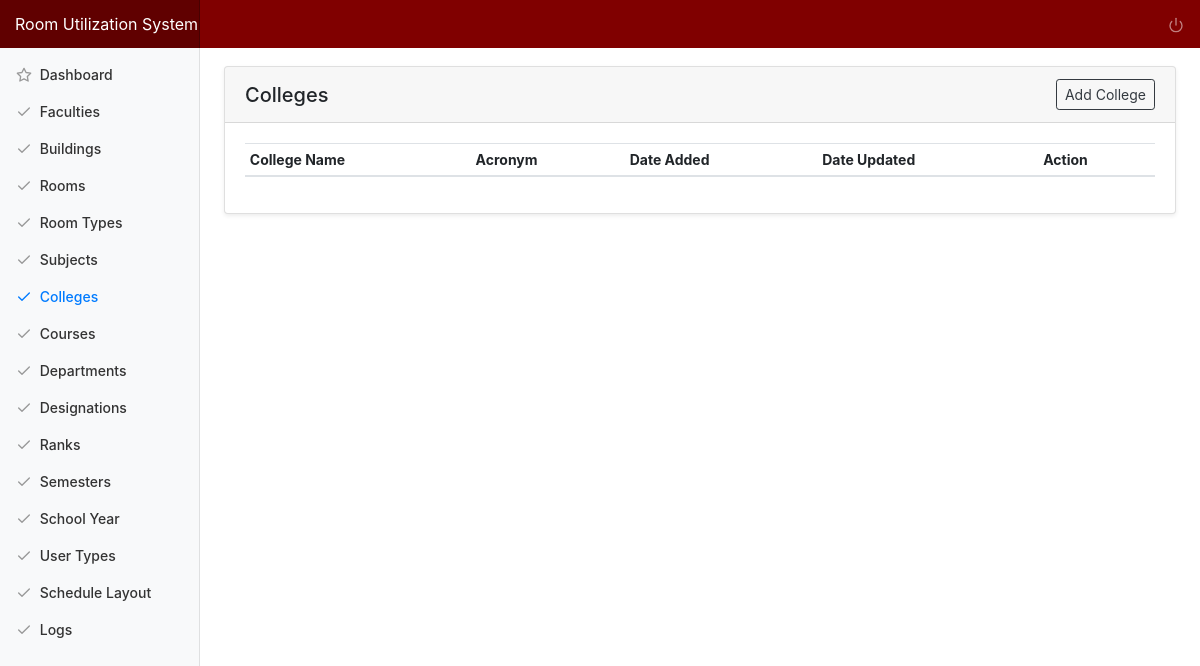
The page /index.php/admin/college on the database as committed earlier.
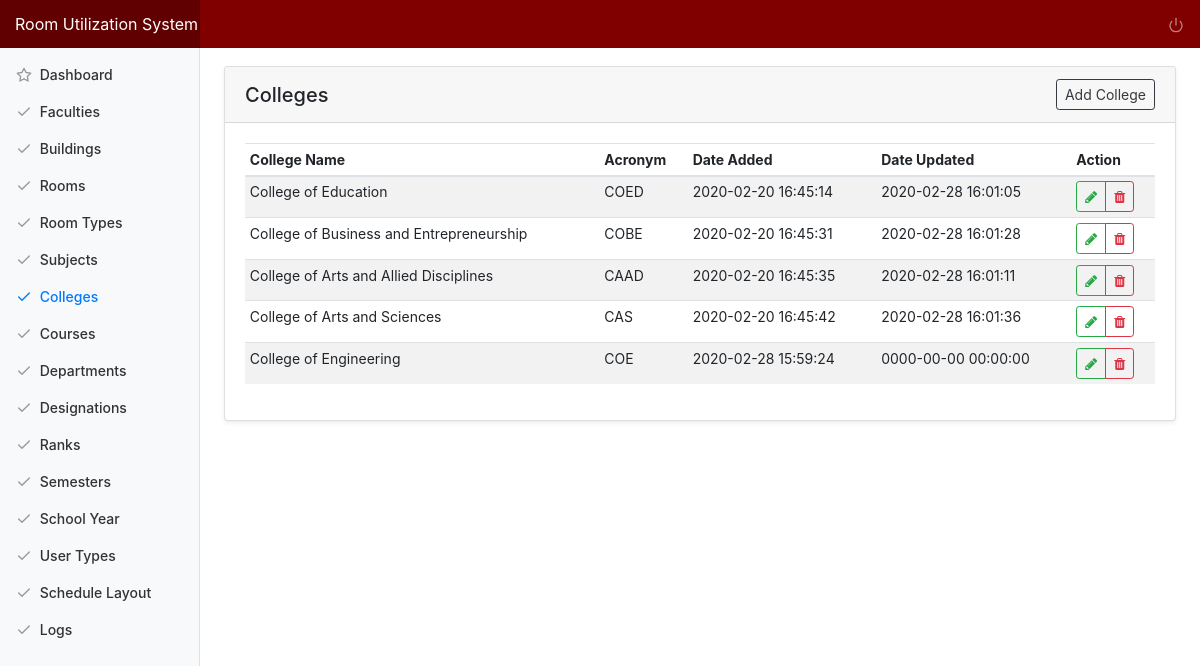
The same page on the database as committed later.
### tables this page shows
CREATE TABLE `tbl_college` (
  `college_id` int(11) NOT NULL,
  `college_name` varchar(250) NOT NULL,
  `college_abbr` varchar(20) NOT NULL,
  `college_added` datetime NOT NULL DEFAULT current_timestamp(),
  `college_modified` datetime NOT NULL DEFAULT '0000-00-00 00:00:00' ON UPDATE current_timestamp()
);

### application/controllers/Admin.php (called while the page is built, shortened)
<?php
class Admin extends CI_Controller {
	public function college(){
		$data['title'] = "Colleges";
		$data['colleges'] = $this->main_model->getColleges();
		$this->load->view('templates/header', $data);
		$this->load->view('admin/college');
		$this->load->view('templates/footer');
	}
}

### index.php (called while the page is built, shortened)
<?php
require_once BASEPATH.'core/CodeIgniter.php';

### application/models/Main_model.php (called while the page is built, shortened)
<?php defined('BASEPATH') OR exit('No direct script access allowed');
Class Main_model extends CI_Model{
	public function getColleges(){
		return $this->db->get('tbl_college')->result_array();
	}
}

### application/views/admin/college.php (the view, shortened to what this page needs)
<div class="container-fluid">
  <div class="row">
    <main role="main" class="col-md-9 ml-sm-auto col-lg-10 pt-4 px-4 mb-3">
      <div class="card shadow-sm">
			  <h5 class="card-header d-flex justify-content-between align-items-center">
          <?=$title?>
          <a href="#" class="btn btn-outline-dark btn-sm" data-toggle="modal" data-target="#modal_college_add">Add College</a>
        </h5>
			  <div class="card-body">
          <table class="table table-striped table-hover table-sm">
            <thead>
              <tr>
                <th>College Name</th>
                <th>Acronym</th>
                <th>Date Added</th>
                <th>Date Updated</th>
                <th>Action</th>
              </tr>
            </thead>
            <tbody>
              <?php foreach ($colleges as $row) {?>
              <tr>
                <td><?=$row['college_name']?></td>
                <td><?=$row['college_abbr']?></td>
                <td><?=$row['college_added']?></td>
                <td><?=$row['college_modified']?></td>
                <td>
                  <div class="btn-group" role="group">
                    <a href="#" class="btn btn-sm btn-outline-success action-btn updateCollege" id="<?=$row['college_id']?>//<?=$row['college_name']?>//<?=$row['college_abbr']?>" data-toggle="modal" data-target="#modal_college_update" data-toggle="tooltip" data-placement="top" title="Update College">
                      <span class="fa fa-pencil"></span>
                    </a>
                    <a href="#" id="<?=base_url('admin/delete/college/'.$row['college_id'])?>" class="btn btn-sm btn-outline-danger action-btn delete" data-toggle="tooltip" data-placement="top" title="Delete College">
                      <span class="fa fa-trash"></span>
                    </a>
                  </div>
                </td>
              </tr>
              <?php } ?>
            </tbody>
          </table>
			  </div>
			</div>
   </main>
  </div>
</div>

Rows that differ between the two databases and show on the page:
added tbl_college: college_name "College of Education", college_abbr "COED", college_added "2020-02-20 16:45:14", college_modified "2020-02-28 16:01:05"
added tbl_college: college_name "College of Business and Entrepreneurship", college_abbr "COBE", college_added "2020-02-20 16:45:31", college_modified "2020-02-28 16:01:28"
added tbl_college: college_name "College of Arts and Allied Disciplines", college_abbr "CAAD", college_added "2020-02-20 16:45:35", college_modified "2020-02-28 16:01:11"
added tbl_college: college_name "College of Arts and Sciences", college_abbr "CAS", college_added "2020-02-20 16:45:42", college_modified "2020-02-28 16:01:36"
added tbl_college: college_name "College of Engineering", college_abbr "COE", college_added "2020-02-28 15:59:24", college_modified "0000-00-00 00:00:00"
